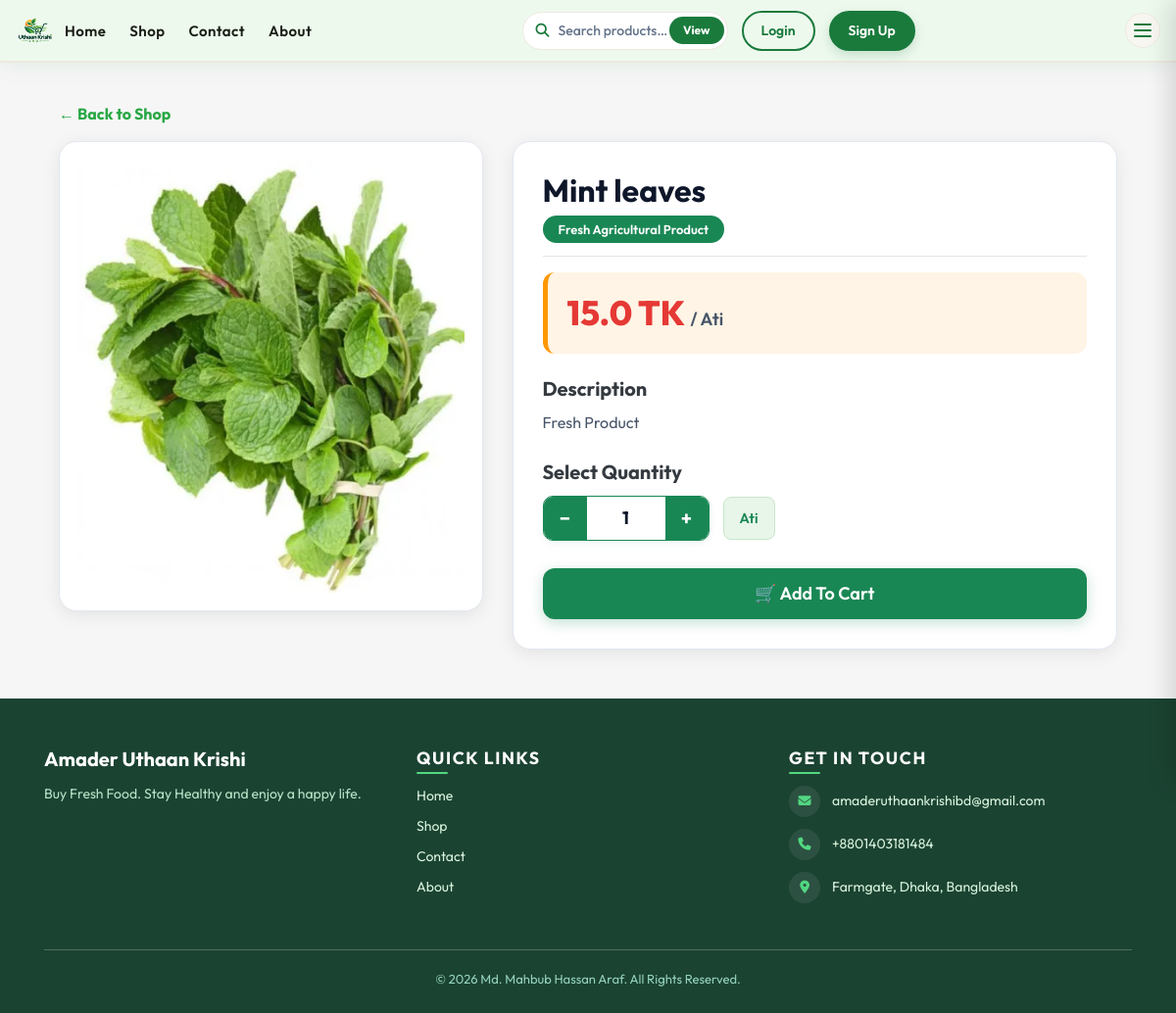
The page /products/product/4/ on the database as committed earlier.
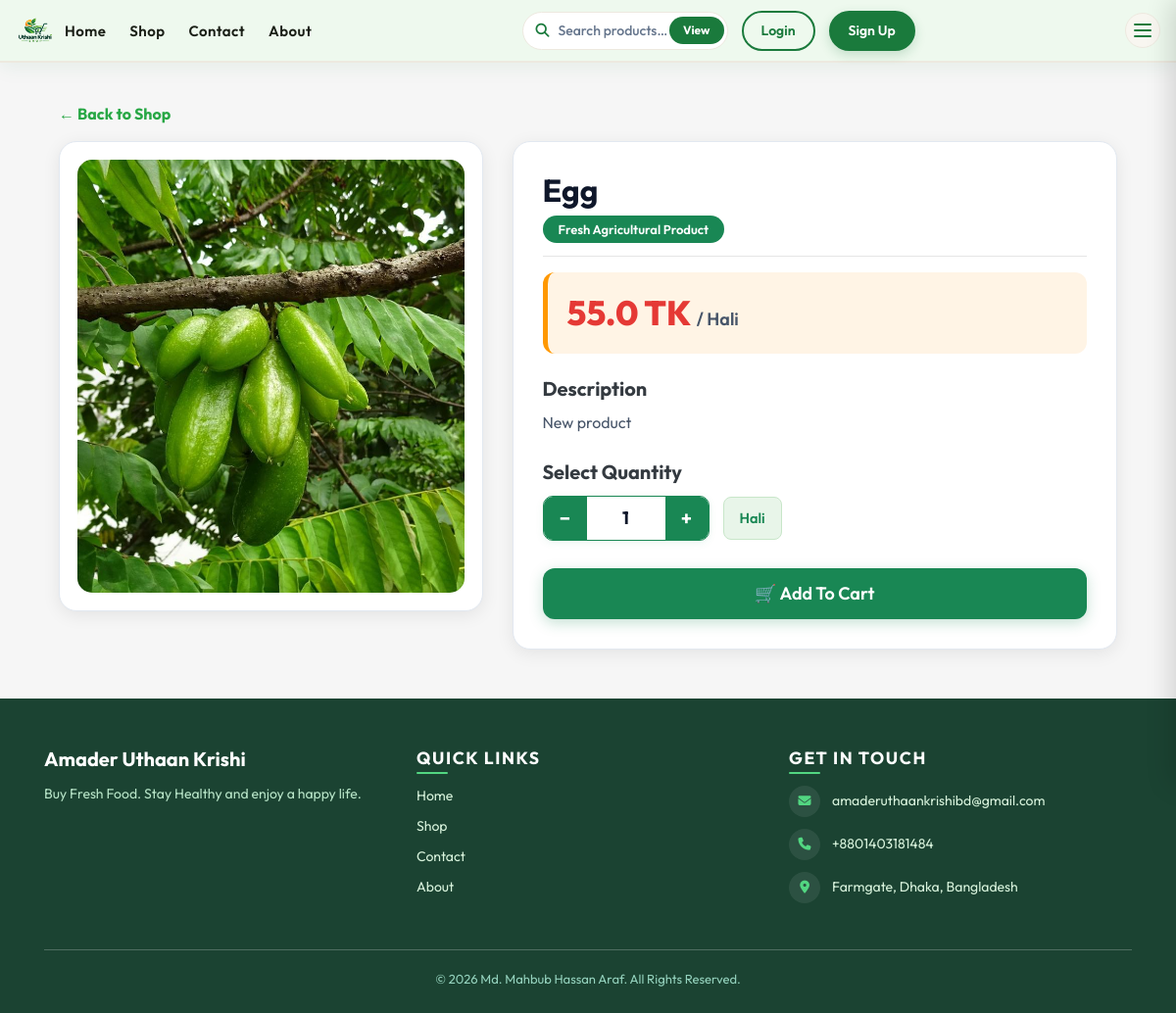
The same page on the database as committed later.
### apps/products/models.py (models this page shows, shortened)
class Product(models.Model):
    UNIT_CHOICES = [
        ('kg', 'Kg'),
        ('gm', 'gm'),
        ('pcs', 'Pcs'),
        ('ati', 'Ati'),
        ('fana', 'Fana'),
        ('hali', 'Hali'),
    ]
    name = models.CharField(max_length=200)
    price = models.FloatField(help_text="Per unit price (Per Kg for kg/gm)")
    unit = models.CharField(max_length=10, choices=UNIT_CHOICES)
    description = models.TextField(blank=True, null=True)
    image = models.FileField(upload_to='products/', null=True, blank=True)
    is_active = models.BooleanField(default=True, help_text="Designates whether this product is visible in shop & search.")

### apps/products/views.py (the view)
# urls.py: path('product/<int:id>/', views.product_details, name='product_details'),
def product_details(request, id):
    product = get_object_or_404(
        Product,
        id=id,
        is_active=True
    )
    context = {
        "product": product
    }
    return render(
        request,
        "products/product_details.html",
        context
    )

### Templates/products/product_details.html (shortened to what this page needs)
{% extends 'base.html' %}
{% block content %}
<div class="container product-wrapper">
    <div class="mb-3">
        <a href="{% url 'shop' %}" class="text-decoration-none font-weight-bold text-success">
            ← Back to Shop
        </a>
    </div>
    <div class="row g-4">
        <div class="col-md-5 mb-4 mb-md-0">
            <div class="product-image-card">
                {% if product.image %}
                    <img src="{{ product.image.url }}" class="product-main-image" alt="{{ product.name }}">
                {% else %}
                    <img src="https://via.placeholder.com/600x600?text=No+Image" class="product-main-image" alt="No Image">
                {% endif %}
            </div>
        </div>
        <div class="col-md-7">
            <div class="product-info-card">
                <h1 class="product-title mb-2">
                    {{ product.name }}
                </h1>
                <span class="category-badge">
                    Fresh Agricultural Product
                </span>
                <hr class="my-3">
                <div class="price-box mb-4">
                    <span class="price">
                        {{ product.price }} TK
                    </span>
                    <span class="unit">
                        {% if product.unit == 'gm' %}/ Kg{% else %}/ {{ product.get_unit_display }}{% endif %}
                    </span>
                </div>
                <div class="mt-4">
                    <h5 class="font-weight-bold text-dark mb-2">Description</h5>
                    <p class="description">
                        {% if product.description %}
                            {{ product.description }}
                        {% else %}
                            Fresh quality product directly collected from local farmers.
                        {% endif %}
                    </p>
                </div>
                <form method="POST" action="{% url 'add_to_cart' product.id %}">
                    <h5 class="mt-4 font-weight-bold text-dark mb-2">Select Quantity</h5>
                    <div class="quantity-wrapper">
                        <div class="quantity-group">
                            <button type="button" class="qty-btn" onclick="decrease()">−</button>
                            {% if product.unit == 'gm' %}
                                <input type="number" id="qty" name="quantity" value="250" min="50" step="50" class="qty-input">
                            {% elif product.unit == 'pcs' or product.unit == 'ati' or product.unit == 'fana' %}
                                <input type="number" id="qty" name="quantity" value="1" min="1" step="1" class="qty-input">
                            {% else %}
                                <input type="number" id="qty" name="quantity" value="1" min="0.5" step="0.5" class="qty-input">
                            {% endif %}
                            <button type="button" class="qty-btn" onclick="increase()">+</button>
                        </div>
                        <span class="unit-badge">
                            {% if product.unit == 'gm' %}
                                Grams (gm)
                            {% else %}
                                {{ product.get_unit_display }}
                            {% endif %}
                        </span>
                    </div>
                    <div class="action-buttons">
                        <button type="submit" class="btn cart-btn">
                            🛒 Add To Cart
                        </button>
                    </div>
                </form>
            </div>
        </div>
    </div>
</div>
{% endblock %}

Rows that differ between the two databases and show on the page:
changed Product: image: a different picture; name "Mint leaves" → "Egg"; price "15.0" → "55.0"; unit "Ati" → "Hali"; description "Fresh Product" → "New product"
Other text that changed with them:
form field quantity: (not shown) → "1"
form field quantity: "1" → (not shown)
